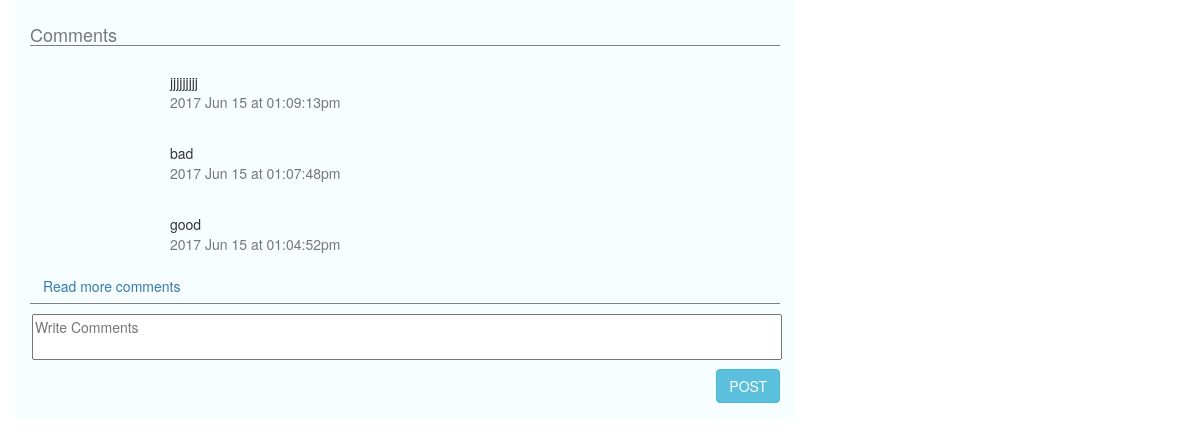
The page /comments.php (signed in) on the database its author committed.
### tables this page shows
CREATE TABLE IF NOT EXISTS `news_comments` (
  `news_id` int(11) NOT NULL,
  `comments_id` int(11) NOT NULL AUTO_INCREMENT,
  `user_id` int(33) NOT NULL,
  `comments` varchar(200) NOT NULL,
  `date` varchar(33) NOT NULL,
  PRIMARY KEY (`comments_id`)
);

### comments.php (the view, shortened to what this page needs)
<?php
include("include/dbconnection.php");
?>
<!DOCTYPE html>
<html>
<head>
   <?php include("include/head.php"); ?>
</head>
<body >
<div class="container-fluid">
	<div class="col-md-8 col-sm-8" style="background:#f6feff; padding:15px;">
	   <h4 class="text-muted text-left" style="border-bottom:solid 1px grey;">Comments</h4>
     <div style="border-bottom:solid 1px grey;">
            <?php
          $query="select * from news_comments order by date DESC limit 4";
          $query_run=mysqli_query($connect,$query);
            while($row=mysqli_fetch_assoc($query_run)){;
        ?>
		  <div class="row" style="padding:15px;">
		    <div style="margin:1px 0px 1px 0px;">
		    <div class="col-md-2 col-sm-12 col-xs-12 text-capitalize text-info " style="font-size:15px"><?php echo $row['name'];?></div>
		    <div class="col-md-10 col-sm-12 col-xs-12 text-gray-dark" style="">
		    <?php echo $row['comments']; ?>
             <div class="text-muted">
		    <?php
               echo $row['date'];
             ?>
		    </div>
		  </div>
		  </div>
		  </div>
	<?php } ?>
	<a class="btn text-right">Read more comments</a>
	</div>
       <?php
            if(!isset($_SESSION['id'])){
			 $_SESSION['redirectURL']=$_SERVER['REQUEST_URI'];
			echo "
               <a href='logreg.php' class='btn btn-info' style='margin:8px;'> Login to Comment</a> ";
		      }
			else{
              	 echo '<form action="" method="POST" accept-charset="utf-8">
	 	               <textarea name="written_comments"placeholder="Write Comments" style="resize:none;width:100%; margin:10px 2px 5px 2px;"></textarea>
	                   <input type="submit" name="submit_comments" value="POST" class="pull-right btn btn-info">
	                   </form>';
			}
       ?>
	</div>
</div>
</body>
</html>

### css/main.css (style rules this page uses)
a { text-decoration: none; }
div { display: block; }

### rows shown on the page
news_comments: comments "jjjjjjjjj", date "2017 Jun 15 at 01:09:13pm"
news_comments: comments "bad", date "2017 Jun 15 at 01:07:48pm"
news_comments: comments "good", date "2017 Jun 15 at 01:04:52pm"
